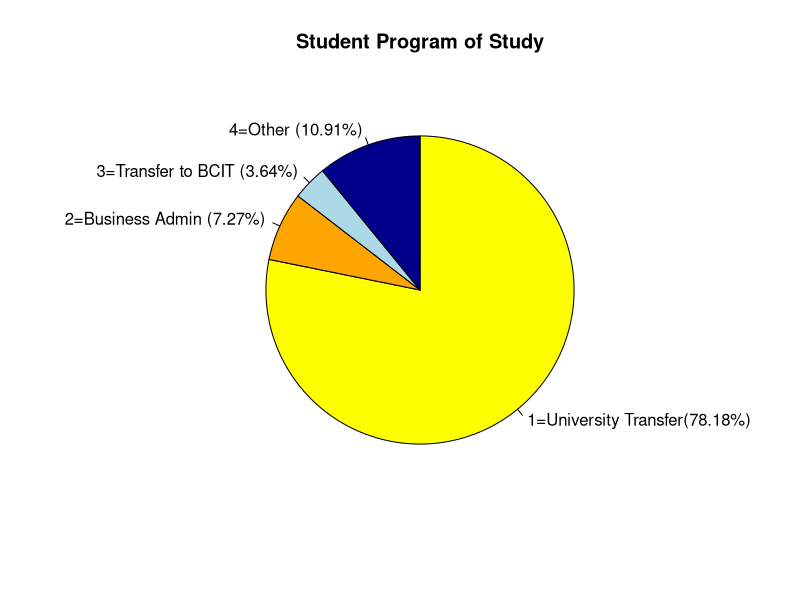
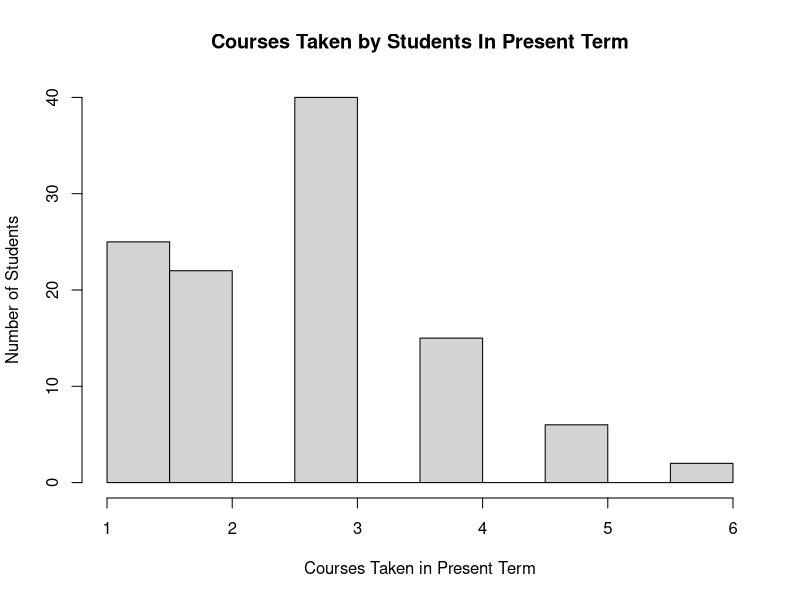
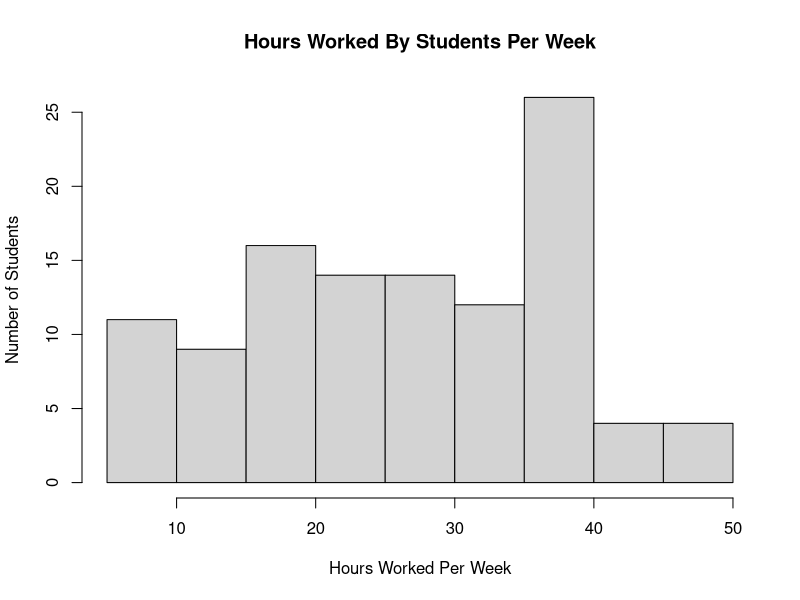
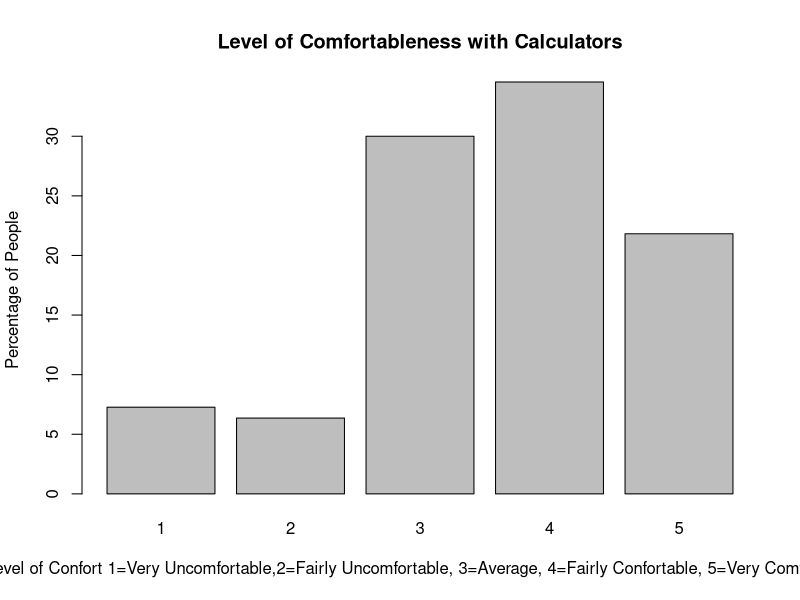
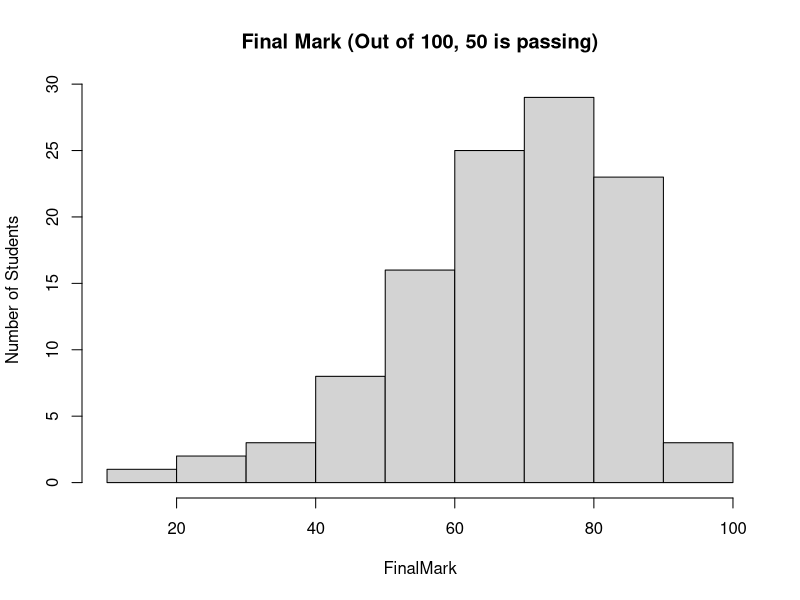
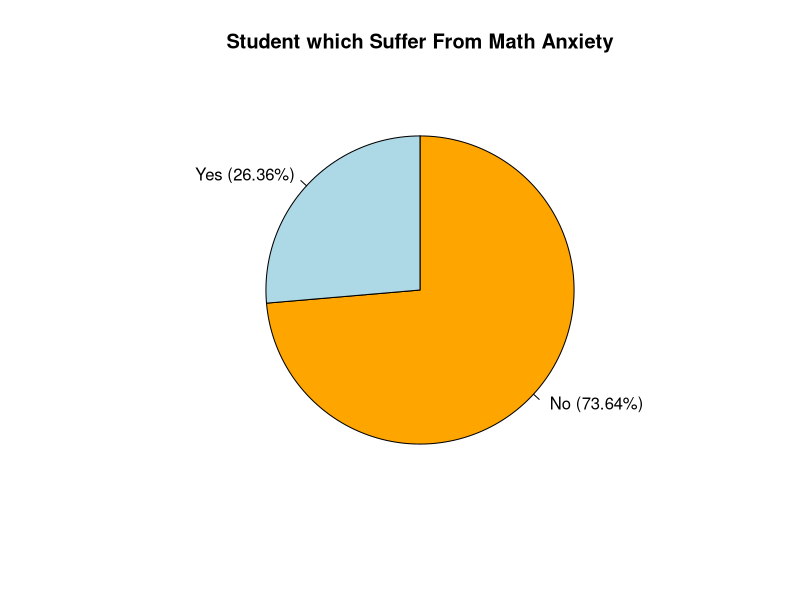
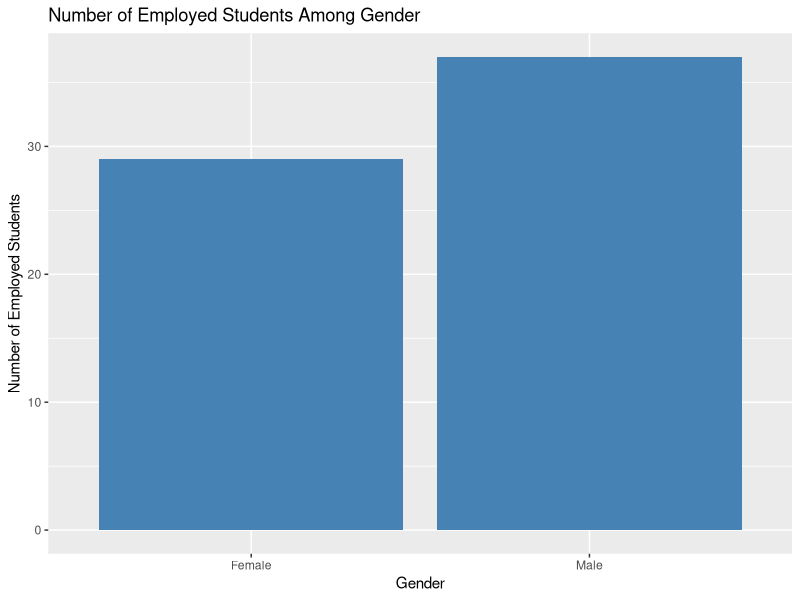
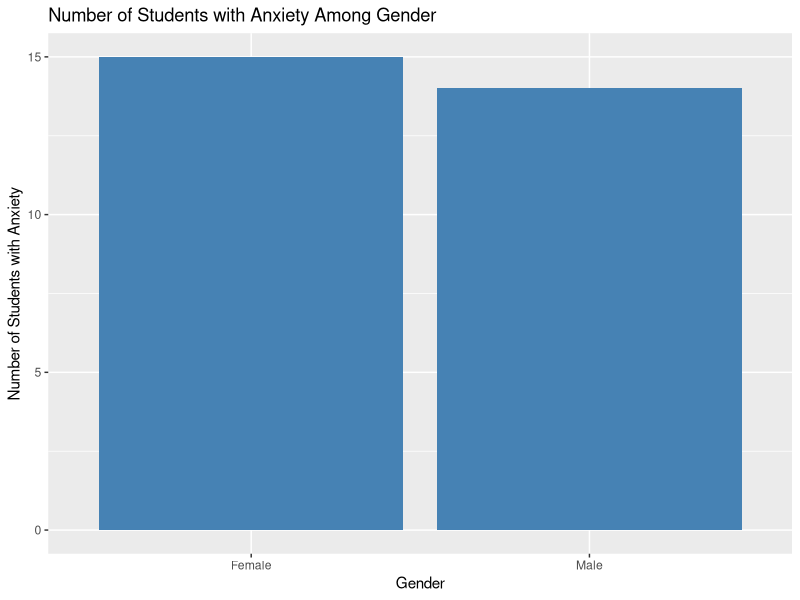

Generate these figures, in order, with R:
library("readxl")
library("ggplot2")

file <- read_excel("S3225_Project_Data.xlsx")
file

data <- file

# QUESTION 1 #

data <- as.data.frame(read_excel("S3225_Project_Data.xlsx"))

# Column D
Program <- data$Program
businessProgram <- length(Program[Program==1]) / length(Program)

## Plus/minus confidence interval
businessProgram + qnorm(p=.12/2, lower.tail=TRUE)*(sqrt(businessProgram*(1-businessProgram)/110))
businessProgram - qnorm(p=.12/2, lower.tail=TRUE)*(sqrt(businessProgram*(1-businessProgram)/110))

## Pie chart
program <- table(data$Program)
program.prop <- prop.table(program)
program.prop<- round(program.prop*100, 2)
pie(x = program.prop,
    labels = c("1=University Transfer(78.18%)","2=Business Admin (7.27%)", "3=Transfer to BCIT (3.64%)", "4=Other (10.91%)"),
    clockwise = TRUE,
  main="Student Program of Study",
    col = c("yellow", "orange", "lightblue", "darkblue"))

# Column E 
courses <- data$Courses
t.test(courses, conf.level = 0.88)
hist(courses, ylab = "Number of Students", main ="Courses Taken by Students In Present Term", xlab="Courses Taken in Present Term")

# Column G
HoursWorked <- data$Hours
t.test(HoursWorked, conf.level = 0.92)
hist(HoursWorked, ylab = "Number of Students", main ="Hours Worked By Students Per Week", xlab="Hours Worked Per Week")

# Column I
calculator <- table(data$Calculators)
calculator.prop <- prop.table(calculator)
calculator.prop<- round(calculator.prop*100, 2)
barplot(calculator.prop, main="Level of Comfortableness with Calculators", xlab= "Level of Confort 1=Very Uncomfortable,2=Fairly Uncomfortable, 3=Average, 4=Fairly Confortable, 5=Very Comfortable", ylab = "Percentage of People")

cal <- data$Calculators
comfortable <- length(cal[cal==1]) / length(cal)
comfortable - qnorm(p=0.08/2, lower.tail=TRUE)*(sqrt((comfortable*(1-comfortable))/110))

# Column M
FinalMark <- data$Mark
t.test(FinalMark, conf.level = 0.96)
hist(FinalMark, ylab = "Number of Students", main ="Final Mark (Out of 100, 50 is passing)")

# Column K
MathAnxiety <- data$Anxiety
hasAnxiety <- length(MathAnxiety[MathAnxiety==1]) / length(MathAnxiety)
hasAnxiety - qnorm(p=0.04/2, lower.tail=TRUE)*(sqrt(hasAnxiety*(1-hasAnxiety)/110))

AnxietyProp <- table(data$Anxiety)

AnxietyProp  <- prop.table(AnxietyProp )

AnxietyProp <- round(AnxietyProp *100, 2)


pie(x = AnxietyProp ,
    labels = c(" No (73.64%)","Yes (26.36%)"),
    clockwise = TRUE,
    main="Student which Suffer From Math Anxiety",
    col = c( "orange", "lightblue"))

# QUESTION 2 # 

# Question 2A 
gen_emp_stats <- table(data$Gender, data$Employment)
gen_emp_stats

gender <- c("Male", "Female")
employed <- c(37, 29)
gen_emp_df <- data.frame(gender, employed)

ggplot(gen_emp_df, aes(x = gender, y = employed)) +
  geom_bar(stat = "identity", fill = "steelblue") +
  xlab("Gender") +
  ylab("Number of Employed Students") +
  ggtitle("Number of Employed Students Among Gender")

# Question 2B
gen_anx_stats <- table(data$Gender, data$Anxiety)
gen_anx_stats

anx <- c(14, 15)
gen_anx_df <- data.frame(gender, anx)

ggplot(gen_anx_df, aes(x = gender, y = anx)) +
  geom_bar(stat = "identity", fill = "steelblue") +
  xlab("Gender") +
  ylab("Number of Students with Anxiety") +
  ggtitle("Number of Students with Anxiety Among Gender")

# Question 2C
uni_emp_stats <- table(data$Program, data$Employment)
uni_emp_stats

table = matrix(c(48, 18, 38, 6), ncol = 2, byrow = TRUE)
chisq.test(table)

emp_uni <- c(48, 18)
emp_uni_labels <- c("University Transfer", "Non-University Transfer")
pct <- round(emp_uni/sum(emp_uni)*100)
emp_uni_labels <- paste(emp_uni_labels, pct)
emp_uni_labels <- paste(emp_uni_labels,"%",sep="")
pie(emp_uni, labels = emp_uni_labels, main = "Number of Employed Students Among Programs", col=rainbow(length(emp_uni_labels)))


# Question 2D
comp_anx_stats <- table(data$Computers, data$Anxiety)
comp_anx_stats

comp <- c("Have Computing Experience", "Don't Have Computing Experience")
comp_anx <- c(19, 10)
comp_anx_df <- data.frame(comp, comp_anx)

ggplot(comp_anx_df, aes(x = comp, y = comp_anx)) +
  geom_bar(stat = "identity", fill = "steelblue") +
  xlab("Computing Experience") +
  ylab("Number of Students with Anxiety") +
  ggtitle("Number of Students with Anxiety Among Computing Experience")



summary(file)


#Q 3
data_df <- data.frame(file)

data_df

#Q 3 A
data_df_filtered <- subset(data_df, select = c('Gender', 'Mark'))

male <- data_df_filtered[data_df_filtered$Gender == 1,]
male
summary(male$Mark)
nrow(male)

female <- data_df_filtered[data_df_filtered$Gender == 2,]
female
summary(female$Mark)
nrow(female)

  #F statistic 
SD_female <- sd(female$Mark)
SD_male <- sd(male$Mark)

#larger SD
SD_female
#Smaller SD
SD_male

var.test(female$Mark,male$Mark)

t.test(female$Mark,male$Mark, alternative = "two.sided" ,var.equal = TRUE)

# Q 3 B 
data_df_filtered <- subset(data_df, select = c('Employment', 'MDT'))
non_employed <- data_df_filtered[data_df_filtered$Employment == 0,]
non_employed
summary(non_employed$MDT)
nrow(non_employed)

employed <- data_df_filtered[data_df_filtered$Employment != 0,]
employed
summary(employed$MDT)
nrow(employed)

  #F statistic 
SD_non_employed <- sd(non_employed$MDT)
SD_employed <- sd(employed$MDT)



#larger SD
SD_employed
#Smaller SD
SD_non_employed

var.test(employed$MDT,non_employed$MDT)
t.test(employed$MDT,non_employed$MDT, alternative = "two.sided" ,var.equal = TRUE)


# Q 3 C
data_df_filtered <- subset(data_df, select = c('Anxiety', 'Mark'))

data_df_filtered

noAnxiety_mark <- data_df_filtered[data_df_filtered$Anxiety == 0,]
noAnxiety_mark
summary(noAnxiety_mark$Mark)

withAnxiety_mark <- data_df_filtered[data_df_filtered$Anxiety == 1,]
withAnxiety_mark
summary(withAnxiety_mark$Mark)
#check for if the data is normalized -- > conduct a side by side boxplot

boxplot(noAnxiety_mark$Mark,withAnxiety_mark$Mark)
qqnorm(noAnxiety_mark$Mark)
qqnorm(withAnxiety_mark$Mark)


#F test first 
#we need the number of students with math anxiety
#and the number of students without math anxiety 
#although anxiety is a categorical variable


SD_withMathAnxiety <- sd(withAnxiety_mark$Mark)
SD_noMathAnxiety <- sd(noAnxiety_mark$Mark)

#has smaller SD
SD_noMathAnxiety

#has larger SD
SD_withMathAnxiety

var.test(withAnxiety_mark$Mark,noAnxiety_mark$Mark)
#the p value is larger than alpha, therefore we cannot reject H0, meaning that the two standard deviatations show no differenc

#therefore have to do a pooled T test 
t.test(withAnxiety_mark$Mark,noAnxiety_mark$Mark,mu = 0.2, var.equal = TRUE)


# Q 3 D




#Q 3 E 
data_df_filtered <- subset(data_df, select = c('Mark','MDT'))
pass <- data_df_filtered[data_df_filtered$MDT > 24,]
pass
summary(pass$MDT)
nrow(pass)

fail <- data_df_filtered[data_df_filtered$MDT < 25,]
fail
summary(fail$MDT)
nrow(fail)

  #F statistic 

#larger
SD_pass <- sd(pass$Mark)
SD_pass
#smaller
SD_fail <- sd(fail$Mark)
SD_fail

var.test(pass$Mark,fail$Mark)
t.test(pass$Mark,fail$Mark, alternative = "two.sided" ,var.equal = TRUE)



#Q4. Boxplots
data_q4 <- subset(data_df, select = c('Employment', 'Mark'))
data_q4 
unemployed_mark <- data_q4[data_q4$Employment == 0,]
nrow(unemployed_mark)
part_mark <- data_q4[data_q4$Employment == 1,]
nrow(part_mark)
full_makr <- data_q4[data_q4$Employment == 2,]
nrow(full_makr)
boxplot(unemployed_mark$Mark,part_mark$Mark,full_makr$Mark)

boxplot(data_q4)
